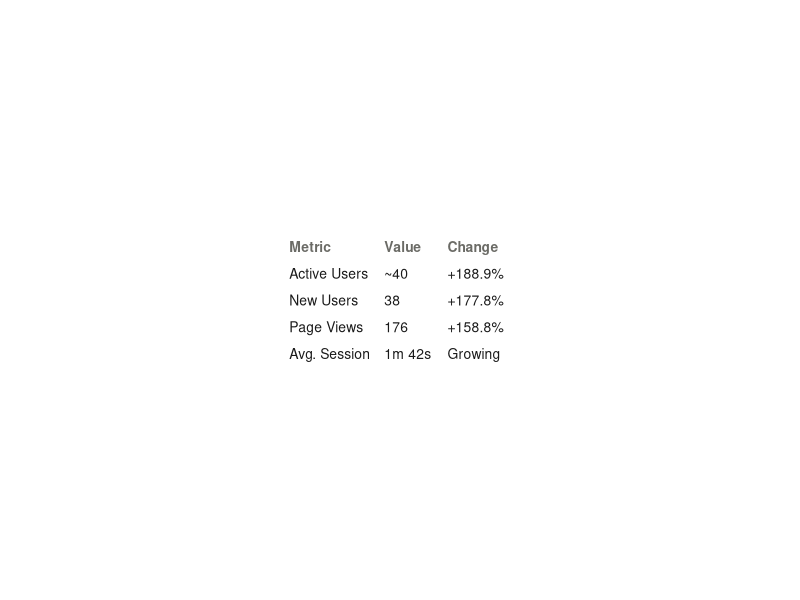
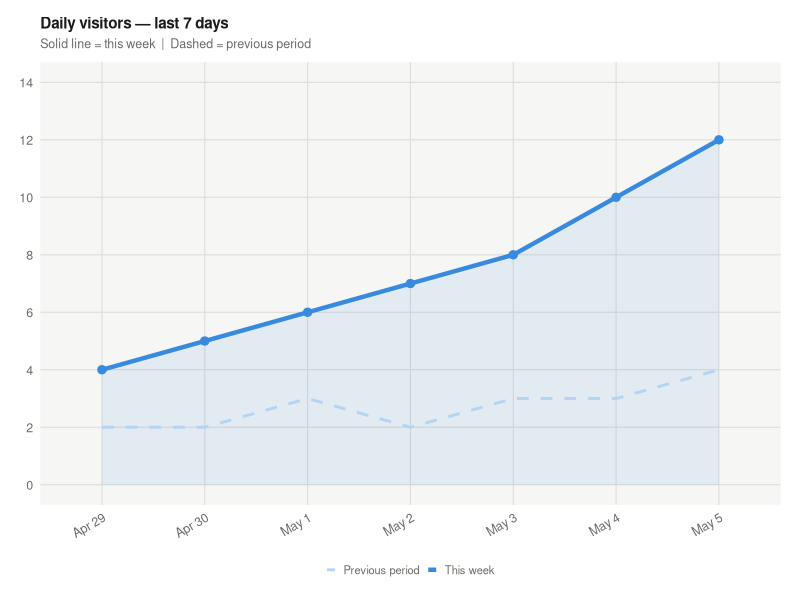
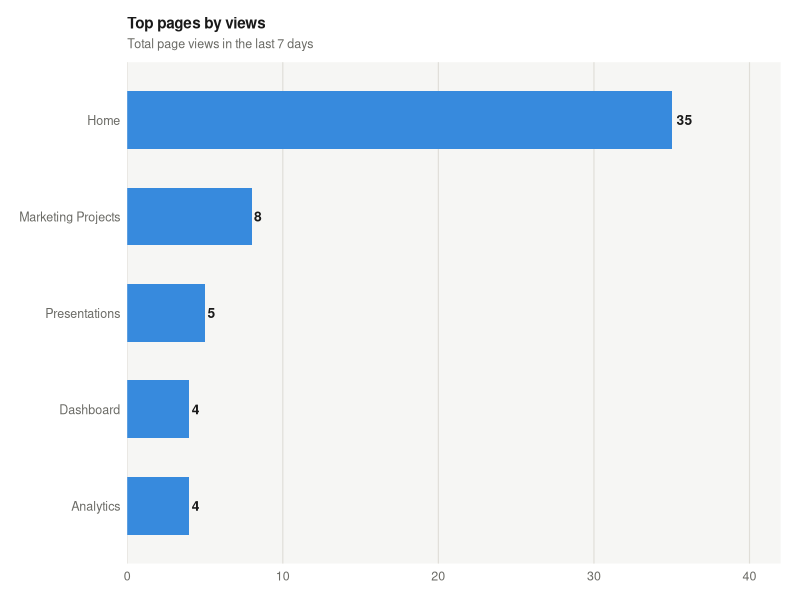
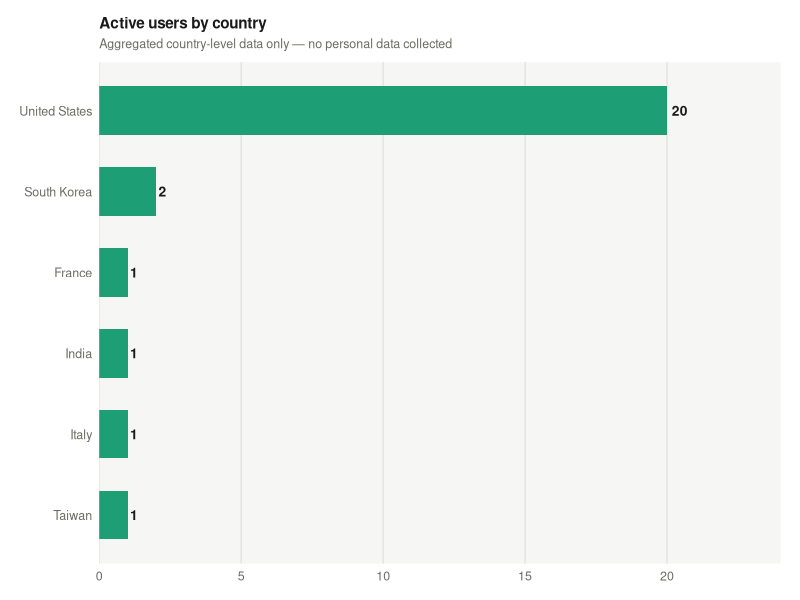
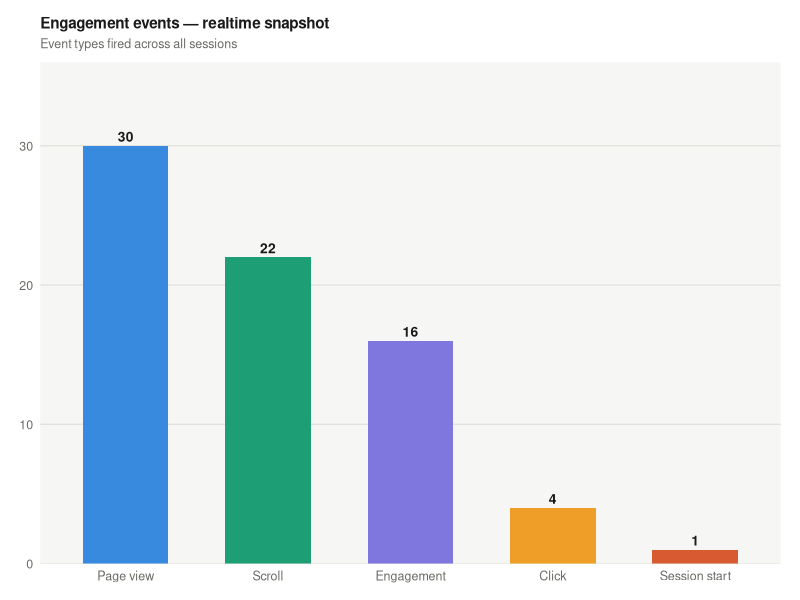

Reproduce these figures in R, in order.
## ---- chunk 1
library(ggplot2)
library(scales)
library(gridExtra)
library(grid)

blue      <- "#378ADD"
blue_lt   <- "#B5D4F4"
teal      <- "#1D9E75"
purple    <- "#7F77DD"
amber     <- "#EF9F27"
coral     <- "#D85A30"
bg        <- "#FFFFFF"
bg2       <- "#F6F6F4"
text_dark <- "#1A1A1A"
text_mid  <- "#6B6B66"
border    <- "#E0DED8"

base_theme <- theme_minimal(base_family = "sans") +
  theme(
    plot.background  = element_rect(fill = bg,  color = NA),
    panel.background = element_rect(fill = bg2, color = NA),
    panel.grid.major = element_line(color = border, linewidth = 0.4),
    panel.grid.minor = element_blank(),
    axis.text        = element_text(color = text_mid, size = 9),
    axis.title       = element_blank(),
    plot.title       = element_text(color = text_dark, size = 11,
                                    face = "bold", margin = margin(b = 4)),
    plot.subtitle    = element_text(color = text_mid, size = 9,
                                    margin = margin(b = 8)),
    plot.margin      = margin(12, 14, 12, 14),
    legend.position  = "bottom",
    legend.text      = element_text(color = text_mid, size = 8),
    legend.key.size  = unit(0.5, "lines")
  )

metrics_df <- data.frame(
  Metric = c("Active Users", "New Users", "Page Views", "Avg. Session"),
  Value  = c("~40", "38", "176", "1m 42s"),
  Change = c("+188.9%", "+177.8%", "+158.8%", "Growing")
)

p_metrics <- tableGrob(
  metrics_df,
  rows  = NULL,
  theme = ttheme_minimal(
    core    = list(fg_params = list(col = text_dark, fontsize = 10,
                                   hjust = 0, x = 0.05)),
    colhead = list(fg_params = list(col = text_mid, fontsize = 10,
                                   fontface = "bold", hjust = 0, x = 0.05))
  )
)

grid.newpage()
grid.draw(p_metrics)
## ---- chunk 2
days <- c("Apr 29","Apr 30","May 1","May 2","May 3","May 4","May 5")
visits <- data.frame(
  day  = factor(days, levels = days),
  week = c(4, 5, 6, 7, 8, 10, 12),
  prev = c(2, 2, 3, 2, 3,  3,  4)
)

ggplot(visits, aes(x = day)) +
  geom_ribbon(aes(ymin = 0, ymax = week, group = 1), fill = blue, alpha = 0.10) +
  geom_line(aes(y = prev, group = 1, colour = "Previous period",
                linetype = "Previous period"), linewidth = 1) +
  geom_line(aes(y = week, group = 1, colour = "This week",
                linetype = "This week"), linewidth = 1.5) +
  geom_point(aes(y = week), colour = blue, size = 2.5) +
  scale_colour_manual(NULL, values = c("This week" = blue, "Previous period" = blue_lt)) +
  scale_linetype_manual(NULL, values = c("This week" = "solid", "Previous period" = "dashed")) +
  scale_y_continuous(breaks = seq(0, 14, 2), limits = c(0, 14)) +
  labs(title    = "Daily visitors — last 7 days",
       subtitle = "Solid line = this week  |  Dashed = previous period") +
  base_theme +
  theme(axis.text.x = element_text(angle = 30, hjust = 1))
## ---- chunk 3
pages <- data.frame(
  page  = factor(
    c("Home","Marketing Projects","Presentations","Dashboard","Analytics"),
    levels = rev(c("Home","Marketing Projects","Presentations","Dashboard","Analytics"))
  ),
  views = c(35, 8, 5, 4, 4)
)

ggplot(pages, aes(x = views, y = page)) +
  geom_col(fill = blue, width = 0.6) +
  geom_text(aes(label = views), hjust = -0.3,
            colour = text_dark, size = 3.5, fontface = "bold") +
  scale_x_continuous(limits = c(0, 42), expand = c(0, 0)) +
  labs(title    = "Top pages by views",
       subtitle = "Total page views in the last 7 days") +
  base_theme +
  theme(panel.grid.major.y = element_blank())
## ---- chunk 4
countries <- data.frame(
  country = factor(
    c("United States","South Korea","France","India","Italy","Taiwan"),
    levels = rev(c("United States","South Korea","France","India","Italy","Taiwan"))
  ),
  users = c(20, 2, 1, 1, 1, 1)
)

ggplot(countries, aes(x = users, y = country)) +
  geom_col(fill = teal, width = 0.6) +
  geom_text(aes(label = users), hjust = -0.3,
            colour = text_dark, size = 3.5, fontface = "bold") +
  scale_x_continuous(limits = c(0, 24), expand = c(0, 0)) +
  labs(title    = "Active users by country",
       subtitle = "Aggregated country-level data only — no personal data collected") +
  base_theme +
  theme(panel.grid.major.y = element_blank())
## ---- chunk 5
events <- data.frame(
  event  = factor(c("Page view","Scroll","Engagement","Click","Session start"),
                  levels = c("Page view","Scroll","Engagement","Click","Session start")),
  count  = c(30, 22, 16, 4, 1),
  colour = c(blue, teal, purple, amber, coral)
)

ggplot(events, aes(x = event, y = count, fill = event)) +
  geom_col(width = 0.6, show.legend = FALSE) +
  geom_text(aes(label = count), vjust = -0.4,
            colour = text_dark, size = 3.5, fontface = "bold") +
  scale_fill_manual(values = setNames(events$colour, events$event)) +
  scale_y_continuous(limits = c(0, 36), expand = c(0, 0)) +
  labs(title    = "Engagement events — realtime snapshot",
       subtitle = "Event types fired across all sessions") +
  base_theme +
  theme(panel.grid.major.x = element_blank())
